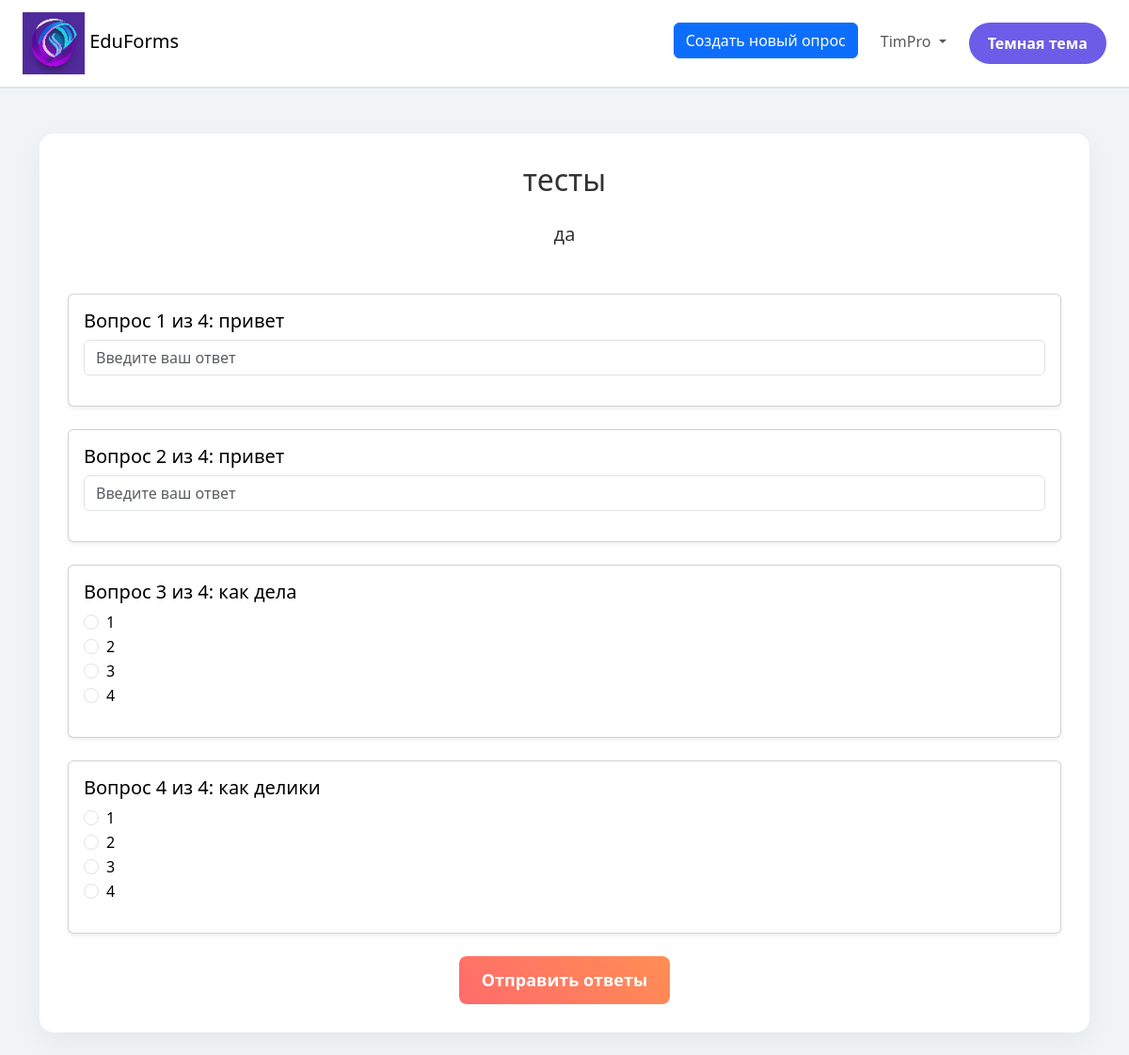
The app's page /survey/take/24 (signed in) with its own data.
### tables this page shows
CREATE TABLE surveys (
                        id INTEGER PRIMARY KEY AUTOINCREMENT,
                        name TEXT NOT NULL,
                        description TEXT,
                        user_id INTEGER NOT NULL,
                        show_correct_answers BOOLEAN DEFAULT 0  -- Новое поле
                    );

CREATE TABLE questions (
                        id INTEGER PRIMARY KEY AUTOINCREMENT,
                        survey_id INTEGER NOT NULL,
                        text TEXT NOT NULL,
                        type TEXT NOT NULL,  -- 'text', 'quiz', 'text_with_validation'
                        metadata TEXT,  -- Дополнительные данные в формате JSON
                        FOREIGN KEY (survey_id) REFERENCES surveys(id)
                    );

### survey_routes.py (the view, shortened to what this page needs)
@survey_bp.route('/take/<int:survey_id>', methods=['GET', 'POST'])
def take_survey(survey_id):
    with closing(get_db()) as conn:
        cursor = conn.cursor()
        cursor.execute('SELECT name, description FROM surveys WHERE id = ?', (survey_id,))
        survey = cursor.fetchone()
        if not survey:
            flash('Опрос не найден.', 'danger')
            return redirect(url_for('index'))
        user_id = session.get('user_id')
        if not user_id:
            flash('Пожалуйста, войдите в систему для создания опроса.', 'danger')
            return redirect(url_for('login'))
        survey_name, survey_description = survey
        cursor.execute('SELECT id, text, type, metadata FROM questions WHERE survey_id = ?', (survey_id,))
        questions_data = cursor.fetchall()
        questions = []
        for q_id, q_text, q_type, q_metadata in questions_data:
            questions.append({
                'id': q_id,
                'text': q_text,
                'type': q_type,
                'metadata': json.loads(q_metadata) if q_metadata else {}
            })
        return render_template('take_survey.html', survey_name=survey_name, survey_description=survey_description,
                               questions=questions, survey_id=survey_id)

### main.py (called while the page is built)
@app.context_processor
def inject_theme():
    theme = session.get('theme', 'light')
    return {'theme': theme}

### survey_routes.py (called while the page is built)
def get_db():
    return sqlite3.connect('database.db')

### templates/take_survey.html (shortened to what this page needs)
{% extends 'base.html' %}
{% block content %}
    <div class="container mt-5 survey-container {{ 'dark-theme' if theme == 'dark' else 'light-theme' }}">
        <h2 class="mb-4 text-center">{{ survey_name }}</h2>
        {% if survey_description %}
            <p class="lead text-center mb-5">{{ survey_description }}</p>
        {% endif %}
        <form method="POST" action="{{ url_for('survey.take_survey', survey_id=survey_id) }}">
            {% for question in questions %}
                <div class="card mb-4 shadow-sm question-card {{ 'dark-theme' if theme == 'dark' else 'light-theme' }}" style="background-color: {{ '#333' if theme == 'dark' else '#fff' }}; color: {{ '#fff' if theme == 'dark' else '#000' }};">
                    <div class="card-body">
                        <h5 class="card-title">Вопрос {{ loop.index }} из {{ questions|length }}: {{ question.text }}</h5>
                        {% if question.type in ['text', 'text_with_validation'] %}
                            <div class="mb-3">
                                <input type="text"
                                       class="form-control input-field {{ 'dark-theme' if theme == 'dark' else 'light-theme' }}"
                                       name="answer_{{ question.id }}"
                                       placeholder="Введите ваш ответ"
                                       required
                                       style="background-color: {{ '#444' if theme == 'dark' else '#fff' }}; color: {{ '#fff' if theme == 'dark' else '#000' }};">
                            </div>
                        {% elif question.type in ['quiz', 'quiz_no_correct'] %}
                            <div class="mb-3">
                                {% for option in question.metadata.options %}
                                    {% if option %}
                                        <div class="form-check">
                                            <input class="form-check-input custom-radio"
                                                   type="radio"
                                                   name="answer_{{ question.id }}"
                                                   id="option_{{ question.id }}_{{ loop.index0 }}"
                                                   value="{{ loop.index0 }}"
                                                   required>
                                            <label class="form-check-label"
                                                   for="option_{{ question.id }}_{{ loop.index0 }}"
                                                   style="color: {{ '#fff' if theme == 'dark' else '#000' }};">
                                                {{ option }}
                                            </label>
                                        </div>
                                    {% endif %}
                                {% endfor %}
                            </div>
                        {% endif %}
                    </div>
                </div>
            {% endfor %}
            <div class="text-center">
                <button type="submit" class="btn submit-btn" style="
                    background: linear-gradient(45deg, #ff6b6b, #ff8e53);
                    border: none;
                    padding: 12px 24px;
                    font-size: 18px;
                    font-weight: bold;
                    color: #fff;
                    border-radius: 8px;
                    cursor: pointer;
                    transition: transform 0.2s ease-in-out, background 0.3s ease-in-out;
                " onmouseover="this.style.transform='scale(1.05)'; this.style.background='linear-gradient(45deg, #ff8e53, #ff6b6b)';"
                   onmouseout="this.style.transform='scale(1)'; this.style.background='linear-gradient(45deg, #ff6b6b, #ff8e53)';">
                    Отправить ответы
                </button>
            </div>
        </form>
    </div>
{% endblock %}

### static/styles.css (style rules this page uses)
body.light-theme { background-color: #f0f4f7; color: #333; }
.container.light-theme { background: #ffffff; padding: 30px; border-radius: 15px; box-shadow: 0 10px 30px rgba(0, 0, 0, 0.05); }

### records on screen
surveys: name "тесты", description "да"
questions: questions "4", text "привет"
questions: questions "4", text "привет"
questions: questions "4", text "как дела", options "1" "2" "3" "4"
questions: questions "4", text "как делики", options "1" "2" "3" "4"

### other values on screen
{{ session.get('username') }} "TimPro"
{{ "Темная тема" if theme == "light" else "Светлая тема" }} "Темная тема"
